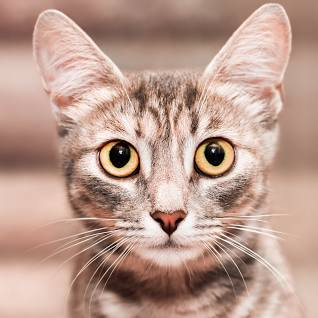
#> input picture cat.jpeg, 318 x 318 px
$ jupyter execute 'Canny Edge Detector_190023G.ipynb'   (older library calls are emulated)
#> lines starting #> are read from the running program, lines starting #| are printed output that depends on the picture; after the words box and inside, x2 and y2 are one past the last pixel; in counts of white or black regions, pixels touching at a corner belong together
#> further down, image is the input picture: shape (318, 318, 3); mean B, G, R 142.2, 155.4, 187.5
# Canny Edge Detection Assignment - CS4372 - Machine Vision

### Building Canny Edge Detection from scratch

1. Converts color images to grayscale.
2. Uses a Gaussian filter to reduce image noise.
3. Estimates gradient strength and direction.
4. Ensures edges are one-pixel thick by keeping only the strongest gradients.
5. Connects strong gradient pixels using a dual threshold.

### Import necessary libraries

[cell 1]
import numpy as np
import matplotlib.pyplot as plt
import cv2
import math

## Step 1: Convert an RGB image to grayscale using the luminance method

[cell 2]
def rgb_to_grayscale(image):
    """
    Convert an RGB image to grayscale using the luminance method.

    Parameters:
        image (numpy.ndarray): Input RGB image.

    Returns:
        numpy.ndarray: Grayscale image.
    """
    # Define the weights for RGB channels to calculate luminance
    weights = [0.2989, 0.5870, 0.1140]
    grayscale_image = np.dot(image[..., :3], weights).astype(np.uint8)

    return grayscale_image

### Generate a 2D Gaussian kernel.

[cell 3]
def gaussian_kernel(size):
    """
    Generate a 2D Gaussian kernel.

    Parameters:
        size (int): Size of the kernel (should be an odd number).

    Returns:
        numpy.ndarray: 2D Gaussian kernel.
    """
    sigma = 0.3 * ((size - 1) * 0.5 - 1) + 0.8
    size = int(size) // 2
    x, y = np.mgrid[-size:size+1, -size:size+1]
    g = np.exp(-((x**2 + y**2) / (2.0 * sigma**2)))
    return g / np.sum(g)

### Perform 2D convolution between an image and a kernel.

[cell 4]
def convolution(image, kernel):
    """
    Perform 2D convolution between an image and a kernel.

    Parameters:
        image (numpy.ndarray): Input image.
        kernel (numpy.ndarray): Convolution kernel.

    Returns:
        numpy.ndarray: Convolved image.
    """
    image_height, image_width = image.shape
#> image_height = 318; image_width = 318
    kernel_size = kernel.shape[0]
    pad_size = kernel_size // 2
    output = np.zeros_like(image, dtype=np.float64)

    for i in range(pad_size, image_height - pad_size):
        for j in range(pad_size, image_width - pad_size):
            output[i, j] = np.sum(image[i-pad_size:i+pad_size+1, j-pad_size:j+pad_size+1] * kernel)
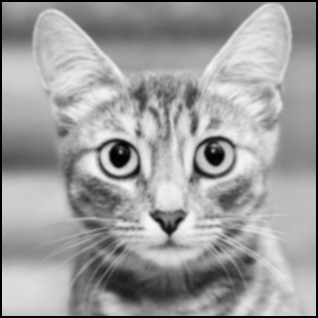
#> output: shape (318, 318) float64; min 0, max 247.2, mean 158.8

    return output

## Step 2: Filter image with a Gaussian kernel to remove noise

[cell 5]
def gaussian_blur(image, kernel_size=5):
    """
    Apply Gaussian blur to an image.

    Parameters:
        image (numpy.ndarray): Input image.
        kernel_size (int, optional): Size of the Gaussian kernel. Default is 5.

    Returns:
        numpy.ndarray: Blurred image.
    """
    kernel = gaussian_kernel(kernel_size)
    return convolution(image, kernel)

### Generate regions from an input image.

[cell 6]
def iterate_regions(image, kernel_size):
    """
    Generate regions from an input image.

    Parameters:
        image (numpy.ndarray): Input image.
        kernel_size (int): Size of the region.

    Yields:
        tuple: A tuple containing the region, its starting row (i), and starting column (j).
    """
    height, width = image.shape

    regions = [
        (image[i:(i + kernel_size), j:(j + kernel_size)], i, j)
        for i in range(height - kernel_size + 1)
        for j in range(width - kernel_size + 1)
    ]

    for region in regions:
        yield region

## Step 3: Estimate gradient strength and direction

[cell 7]
def sobel(image, filtering_type):
    """
    Apply Sobel edge detection to an input image.

    Parameters:
        image (numpy.ndarray): Input grayscale image.
        filtering_type (str): Type of Sobel filter ('dx' for horizontal, 'dy' for vertical, 'magnitude' for both).

    Returns:
        tuple: A tuple containing two numpy arrays - the filtered image and the gradient angles.
    """
#> called with filtering_type = 'magnitude'
    height, width = image.shape
#> height = 318; width = 318

    # Define Sobel filter kernels
    horizontal = np.array([[-1, 0, 1], [-2, 0, 2], [-1, 0, 1]])
    vertical = np.array([[-1, -2, -1], [0, 0, 0], [1, 2, 1]])

    Gx = np.zeros((height - 2, width - 2))
    Gy = np.zeros((height - 2, width - 2))


    regions = [
        (image[i:(i + 3), j:(j + 3)], i, j)
        for i in range(height - 3 + 1)
        for j in range(width - 3 + 1)
    ]
#> regions = 99856 items


    for region, i, j in regions:
        if filtering_type == 'dx':
            Gx[i, j] += np.sum(region * horizontal)
        elif filtering_type == 'dy':
            Gy[i, j] += np.sum(region * vertical)
        elif filtering_type == 'magnitude':
            Gx[i, j] += np.sum(region * horizontal)
            Gy[i, j] += np.sum(region * vertical)
#> this loop made 99856 passes
#> region on passes 1 to 3: [[0, 0, 0], [0, 0, 0], [0, 0, 153.2]], [[0, 0, 0], [0, 0, 0], [0, 153.2, 154.6]], [[0, 0, 0], [0, 0, 0], [153.2, 154.6, 156.2]]
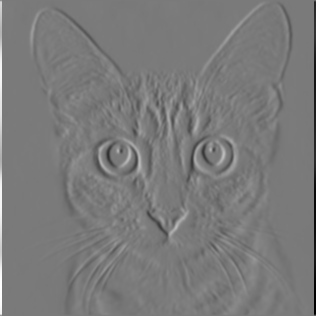
#> Gx: shape (316, 316) float64; min -820, max 887.7, mean 0; drawn with min black and max white
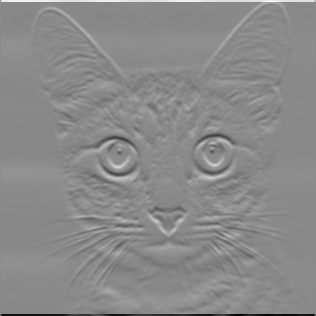
#> Gy: shape (316, 316) float64; min -893.2, max 753.5, mean 0; drawn with min black and max white


    gradient = np.sqrt(Gx**2 + Gy**2)
    gradient = np.pad(gradient, (1, 1), 'constant')
#> gradient: shape (318, 318) float64

    angle = np.arctan2(Gy, Gx)
    angle = np.pad(angle, (1, 1), 'constant')
#> angle: shape (318, 318) float64


    output = (255 * np.int32(gradient > 255) + gradient * np.int32(gradient <= 255))
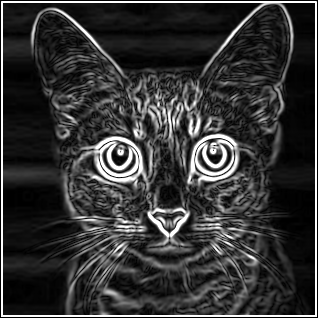
#> output: shape (318, 318) float64; min 0, max 255, mean 52.6
    angle += math.pi * np.int32(angle < 0)
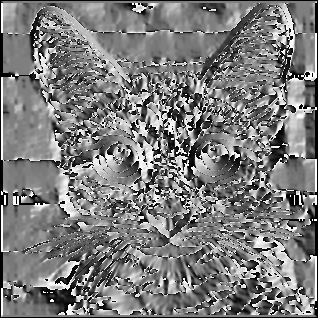
#> angle: shape (318, 318) float64; min 0, max 3.14, mean 1.53; drawn with min black and max white

    return output, angle

## Step 4: Ensure the edge is one pixel thick by suppressing non-maximum gradients along direction normal to the gradient

[cell 8]
def non_maximum_suppression(gradient, angle):
    """
    Apply non-maximum suppression to an image gradient based on gradient angles.

    Parameters:
        gradient (numpy.ndarray): Gradient magnitudes of the image.
        angle (numpy.ndarray): Gradient angles of the image in radians.

    Returns:
        numpy.ndarray: Image after non-maximum suppression.
    """
    gradient_copy = gradient.copy()
    height, width = gradient.shape
#> height = 318; width = 318

    for j in range(1, height - 1):
        for i in range(1, width - 1):
            current_angle = angle[j, i]
            current_gradient = gradient[j, i]

            angle_range_1 = (0 <= current_angle < 22.5 / 180 * math.pi) or (157.5 / 180 * math.pi <= current_angle < math.pi)
            angle_range_2 = (22.5 / 180 * math.pi <= current_angle < 67.5 / 180 * math.pi)
            angle_range_3 = (67.5 / 180 * math.pi <= current_angle < 112.5 / 180 * math.pi)
            angle_range_4 = (112.5 / 180 * math.pi <= current_angle < 157.5 / 180 * math.pi)

            if angle_range_1:
                if current_gradient < gradient[j, i - 1] or current_gradient < gradient[j, i + 1]:
                    gradient_copy[j, i] = 0
            elif angle_range_2:
                if current_gradient < gradient[j - 1, i - 1] or current_gradient < gradient[j + 1, i + 1]:
                    gradient_copy[j, i] = 0
            elif angle_range_3:
                if current_gradient < gradient[j - 1, i] or current_gradient < gradient[j + 1, i]:
                    gradient_copy[j, i] = 0
            elif angle_range_4:
                if current_gradient < gradient[j + 1, i - 1] or current_gradient < gradient[j - 1, i + 1]:
                    gradient_copy[j, i] = 0
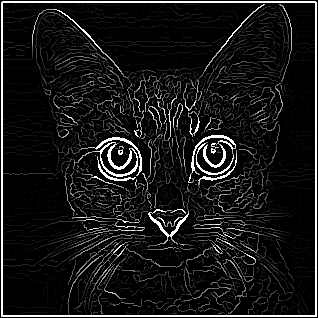
#> gradient_copy: shape (318, 318) float64; min 0, max 255, mean 23.3

    return gradient_copy

## Step 5: Link edge maximum gradient pixels using a dual threshold

[cell 9]
def apply_edge_threshold(image, lower_thresh, upper_thresh):
    """
    Apply edge thresholding to an image.

    Parameters:
        image (numpy.ndarray): Input image.
        lower_thresh (int): Lower threshold value.
        upper_thresh (int): Upper threshold value.

    Returns:
        numpy.ndarray: Thresholded edge image.
    """
#> called with lower_thresh = 30, upper_thresh = 50
    weak_value = 25
    strong_value = 255

    img_height, img_width = image.shape
#> img_height = 318; img_width = 318
    strong_i, strong_j = np.where(image >= upper_thresh)
#> strong_i = 14012 values from 1 to 316; strong_j = 14012 values, max 316 at index 629, min 1 at index 314, mean 163.3
    weak_i, weak_j = np.where((image < upper_thresh) & (image >= lower_thresh))
#> weak_i = 3644 values from 6 to 314; weak_j = 3644 values, max 300 at index 3641, min 3 at index 355, mean 165.8

    edge_img = np.zeros_like(image, dtype=np.uint8)
    edge_img[strong_i, strong_j] = strong_value

    i, j = 1, 1
    while i < img_height - 1:
        while j < img_width - 1:
            current_pixel = image[i, j]
            if (current_pixel >= lower_thresh) and (current_pixel <= upper_thresh):
                if (image[i-1:i+2, j-1:j+2] >= upper_thresh).any():
                    edge_img[i, j] = strong_value
                else:
                    edge_img[i, j] = weak_value
            j += 1
        i += 1
        j = 1
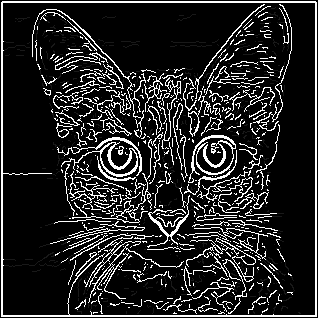
#> edge_img: shape (318, 318); min 0, max 255, mean 38.6
#> after the loop, i = 317

    return edge_img

### Additional function to trace and connect weak edges

[cell 10]
def trace_connected_edges(image, weak_value):
    """
    Trace and connect weak edges in the image.

    Parameters:
        image (numpy.ndarray): Input image containing weak edges.
        weak_value (int): Value representing weak edges.

    Returns:
        numpy.ndarray: Image with connected edges.
    """
#> called with weak_value = 25
    img_height, img_width = image.shape
#> img_height = 318; img_width = 318
    result_image = image.copy()
    x_coords, y_coords = np.where(image == 255)
#> x_coords = 15049 values from 1 to 316; y_coords = 15049 values, max 316 at index 629, min 1 at index 314, mean 164.3
    x_coords = x_coords.tolist()
    y_coords = y_coords.tolist()

    for idx in range(len(x_coords)):
        current_x = x_coords[idx]
        current_y = y_coords[idx]
        if current_x + 1 <= img_height and current_x - 1 >= 0 and current_y + 1 <= img_width and current_y - 1 >= 0:
            new_x, new_y = np.where(result_image[current_x-1:current_x+1+1, current_y-1:current_y+1+1] == weak_value)
            new_x = new_x + current_x - 1
            new_y = new_y + current_y - 1
            if len(new_x) > 0:
                result_image[new_x, new_y] = 255
                x_coords.extend(new_x)
                y_coords.extend(new_y)
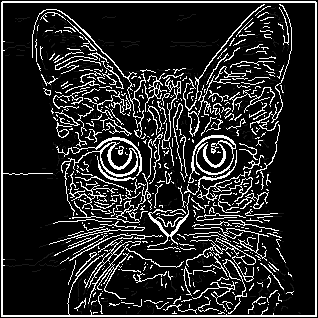
#> result_image: shape (318, 318); 0.48% of pixels changed, all inside (x1, y1, x2, y2) = (4, 7, 294, 314)
#> after the loop, x_coords = 15538 values, max 316 at index 14733, min 1 at index 0, mean 165.3; y_coords = 15538 values, max 316 at index 629, min 1 at index 314, mean 164.7

    result_image[result_image == weak_value] = 0
#> result_image: shape (318, 318); 15.4% white in thin lines or dots
    return result_image

[cell 11]
image_name = 'cat.jpeg'

[cell 12]
image = cv2.imread(image_name, cv2.IMREAD_COLOR)
image_rgb = cv2.cvtColor(image, cv2.COLOR_BGR2RGB)

[cell 13]
plt.imshow(image_rgb)
plt.title("Original Image")
plt.axis('off')
plt.show()

[cell 14]
gray_image = rgb_to_grayscale(image_rgb)

[cell 15]
plt.imshow(gray_image,cmap='gray')
plt.title("Grayscale Image")
plt.axis('off')
plt.show()

[cell 16]
blurred_image = gaussian_blur(gray_image)

[cell 17]
plt.imshow(blurred_image, cmap='gray')
plt.title("Blurred Image")
plt.axis('off')
plt.show()

[cell 18]
gradient_magnitude, gradient_direction = sobel(blurred_image, 'magnitude')

[cell 19]
nms_image = non_maximum_suppression(gradient_magnitude, gradient_direction)

[cell 20]
lower_threshold = 30
upper_threshold = 50
thresholded_image = apply_edge_threshold(nms_image, lower_threshold, upper_threshold)

[cell 21]
result_image = trace_connected_edges(thresholded_image, 25)

[cell 22]
plt.imshow(result_image, cmap='gray')
plt.title("Canny Edge Detection")
plt.axis('off')
plt.show()

[cell 23]
plt.figure(figsize=(15, 10))

plt.subplot(241)
plt.title("Original Image")
plt.imshow(image_rgb)
plt.axis('off')

plt.subplot(242)
plt.title("Grayscale")
plt.imshow(gray_image, cmap='gray')
plt.axis('off')

plt.subplot(243)
plt.title("Gaussian Blurred")
plt.imshow(blurred_image, cmap='gray')
plt.axis('off')

plt.subplot(244)
plt.title("Gradient Magnitude")
plt.imshow(gradient_magnitude, cmap='gray')
plt.axis('off')

plt.subplot(245)
plt.title("Non-Maximum Suppression")
plt.imshow(nms_image, cmap='gray')
plt.axis('off')

plt.subplot(246)
plt.title("Edge Thresholding")
plt.imshow(thresholded_image, cmap='gray')
plt.axis('off')

plt.subplot(247)
plt.title("Final Result")
plt.imshow(result_image, cmap='gray')
plt.axis('off')

plt.tight_layout()
plt.show()

### Save the final image

[cell 24]
output_filename = f"Canny Edge Detection_{image_name}"
cv2.imwrite(output_filename, result_image)
#> Out = True

# Verify using OpenCV (only for verification purpose).

[cell 25]
gray_image_opencv = cv2.cvtColor(image, cv2.COLOR_BGR2GRAY)
blurred_image_opencv = cv2.GaussianBlur(gray_image_opencv, (5, 5), 0)

sobel_x_opencv = cv2.Sobel(blurred_image_opencv, cv2.CV_64F, 1, 0, ksize=3)
sobel_y_opencv = cv2.Sobel(blurred_image_opencv, cv2.CV_64F, 0, 1, ksize=3)
gradient_magnitude_opencv = np.sqrt(sobel_x_opencv**2 + sobel_y_opencv**2)
gradient_direction_opencv = np.arctan2(sobel_y_opencv, sobel_x_opencv)
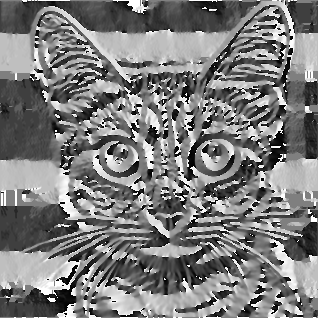
#> gradient_direction_opencv: shape (318, 318) float64; min -3.14, max 3.14, mean -0.0701; drawn with min black and max white


lower_threshold = 30
upper_threshold = 50
canny_edge_image_opencv = cv2.Canny(blurred_image_opencv, lower_threshold, upper_threshold)
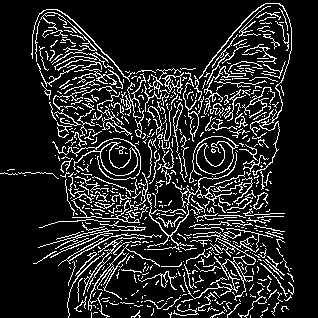
#> canny_edge_image_opencv: shape (318, 318); 14.3% white in thin lines or dots

[cell 26]
plt.figure(figsize=(15, 10))

plt.subplot(231)
plt.title("Original Image")
plt.imshow(image_rgb)
plt.axis('off')

plt.subplot(232)
plt.title("Grayscale (OpenCV)")
plt.imshow(gray_image_opencv, cmap='gray')
plt.axis('off')

plt.subplot(233)
plt.title("Gaussian Blurred (OpenCV)")
plt.imshow(blurred_image_opencv, cmap='gray')
plt.axis('off')

plt.subplot(234)
plt.title("Gradient Magnitude (OpenCV)")
plt.imshow(gradient_magnitude_opencv, cmap='gray')
plt.axis('off')

plt.subplot(235)
plt.title("My Canny Edge Final Result")
plt.imshow(result_image, cmap='gray')
plt.axis('off')

plt.subplot(236)
plt.title("Canny Edge (OpenCV)")
plt.imshow(canny_edge_image_opencv, cmap='gray')
plt.axis('off')

plt.tight_layout()
plt.show()
